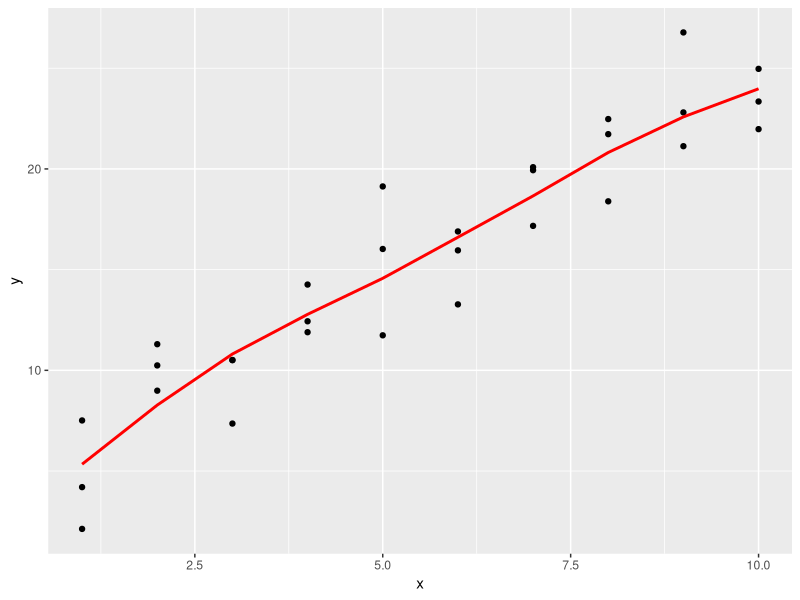
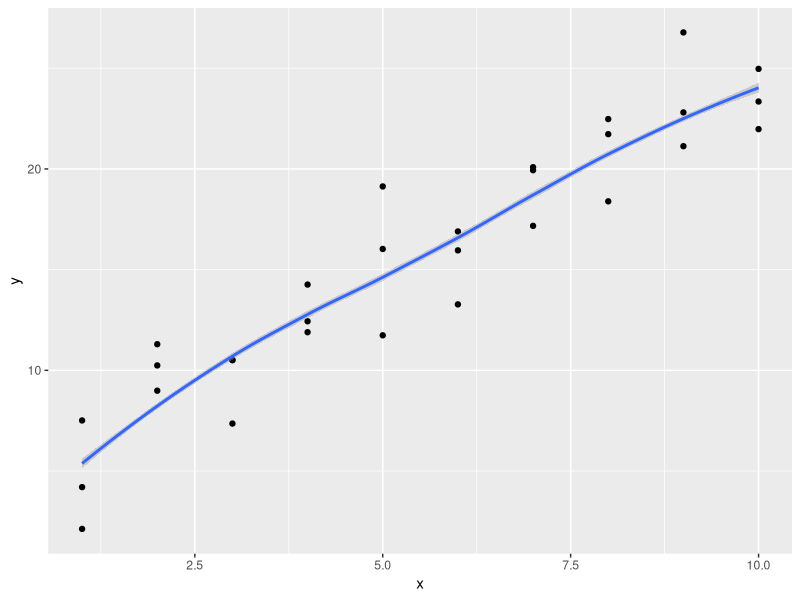
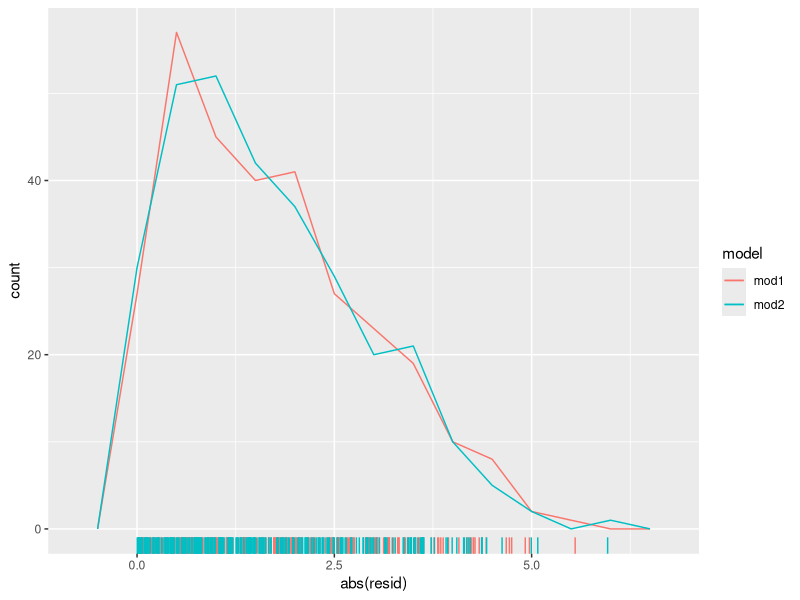

These charts were generated, in order, by the following R code:
## ---- chunk 1
knitr::opts_chunk$set(echo = TRUE)
## ---- chunk 2
library(tidyverse)
library(modelr)
options(na.action = na.warn)
## ---- chunk 3
sim1_loess <- loess(y ~ x, data = sim1)
sim1_loess
## ---- chunk 4
grid <- sim1 %>%
  data_grid(x)
grid
## ---- chunk 5
grid <- grid %>%
  add_predictions(sim1_loess)
grid
## ---- chunk 6
ggplot() +
  geom_point(sim1, mapping = aes(x = x, y = y)) + 
  geom_line(
    data = grid,
    mapping = aes(x = x, y = pred),
    color = "red",
    linewidth = 1
  )
## ---- chunk 7
ggplot() + 
  geom_point(sim1, mapping = aes(x = x, y = y)) +
  geom_smooth(grid, mapping = aes(x = x, y = pred))
## ---- chunk 8
mod2a <- lm(y ~ x - 1, data = sim2)
mod2 <- lm(y ~ x, data = sim2)
## ---- chunk 9
grid <- sim2 %>%
  data_grid(x) %>%
  spread_predictions(mod2, mod2a)
grid
## ---- chunk 10
mod1 <- lm(y ~ x1 + x2, data = sim4)
mod2 <- lm(y ~ x1 * x2, data = sim4)
sim4_mods <- gather_residuals(sim4, mod1, mod2)
## ---- chunk 11
ggplot(sim4_mods, aes(x = abs(resid), color = model)) +
  geom_freqpoly(binwidth = 0.5) +
  geom_rug()
